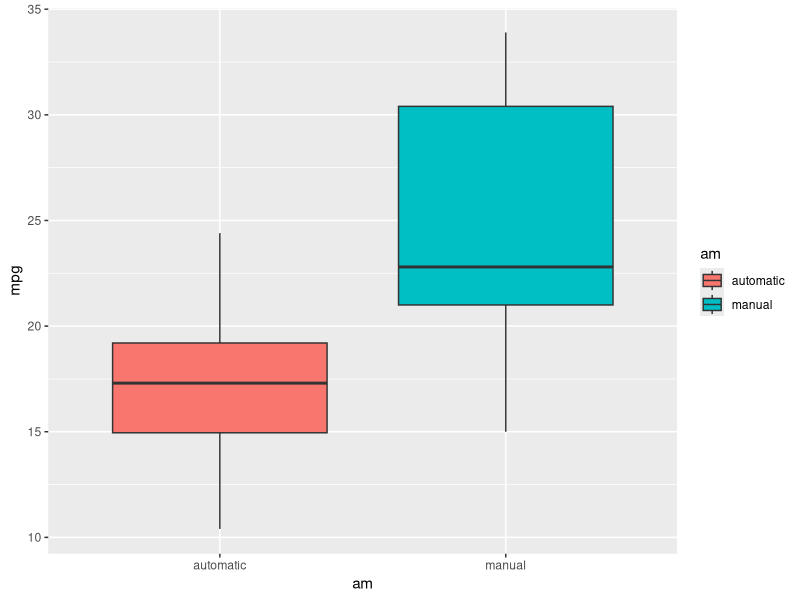
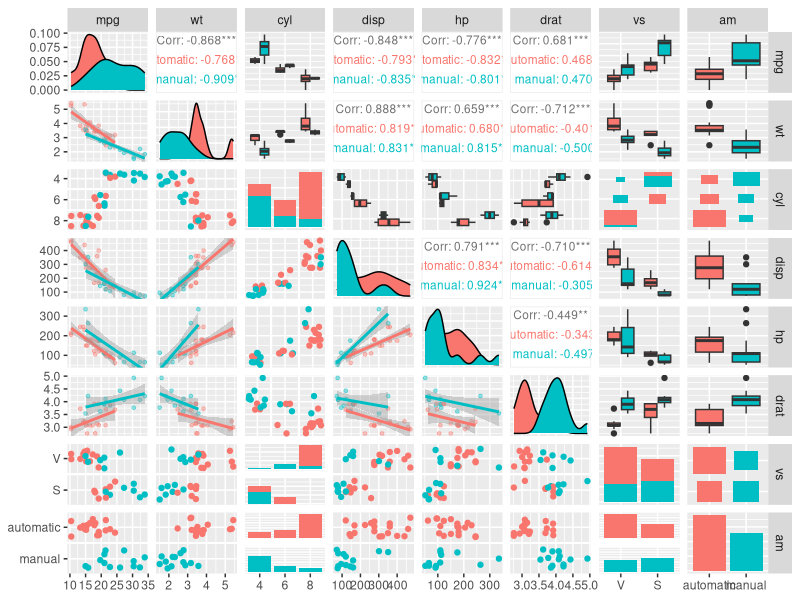
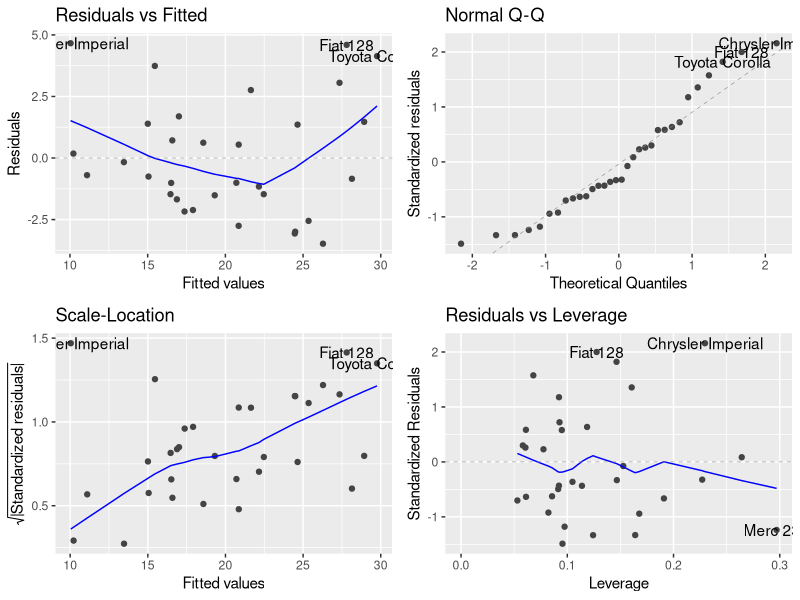

R code for these plots, in order:
## ---- chunk 1
knitr::opts_chunk$set(echo = TRUE, warning=FALSE, message=FALSE, fig.width=10, fig.height=5)
options(width=120)
## ---- chunk 2
library(ggplot2)
library(GGally)
library(dplyr)
library(ggfortify)

data(mtcars)

mtcarsFactors <- mtcars
mtcarsFactors$am <- as.factor(mtcarsFactors$am)
levels(mtcarsFactors$am) <- c("automatic", "manual")

mtcarsFactors$cyl <- as.factor(mtcarsFactors$cyl)
mtcarsFactors$gear <- as.factor(mtcarsFactors$gear)
mtcarsFactors$vs <- as.factor(mtcarsFactors$vs)
levels(mtcarsFactors$vs) <- c("V", "S")
## ---- chunk 3
# Res 1
dim(mtcarsFactors)

# Res 2
head(mtcarsFactors)
## ---- chunk 4
# Figure 1
library(ggplot2)
p <- ggplot(mtcarsFactors, aes(am, mpg))
p + geom_boxplot(aes(fill = am))
## ---- chunk 5
# Res 3
cors <- cor(mtcars$mpg, mtcars)
orderedCors <- cors[,order(-abs(cors[1,]))]
orderedCors

# Res 4
amPos <- which(names(orderedCors)=="am")
subsetColumns <- names(orderedCors)[1:amPos]
subsetColumns

# Figure 2
mtcarsFactors[,subsetColumns] %>% 
   ggpairs(
     mapping = ggplot2::aes(color = am), 
     upper = list(continuous = wrap("cor", size = 3)),
     lower = list(continuous = wrap("smooth", alpha=0.4, size=1), combo = wrap("dot"))
   )
## ---- chunk 6
# Res 5
basicFit <- lm(mpg ~ am, mtcarsFactors)
summary(basicFit)
## ---- chunk 7
# Res 6
totalFit <- lm(mpg ~ ., mtcarsFactors)
summary(totalFit)
## ---- chunk 8
# Res 7
bestFit <- step(totalFit,direction="both",trace=FALSE)
summary(bestFit)
## ---- chunk 9
# Figure 3
autoplot(bestFit)
